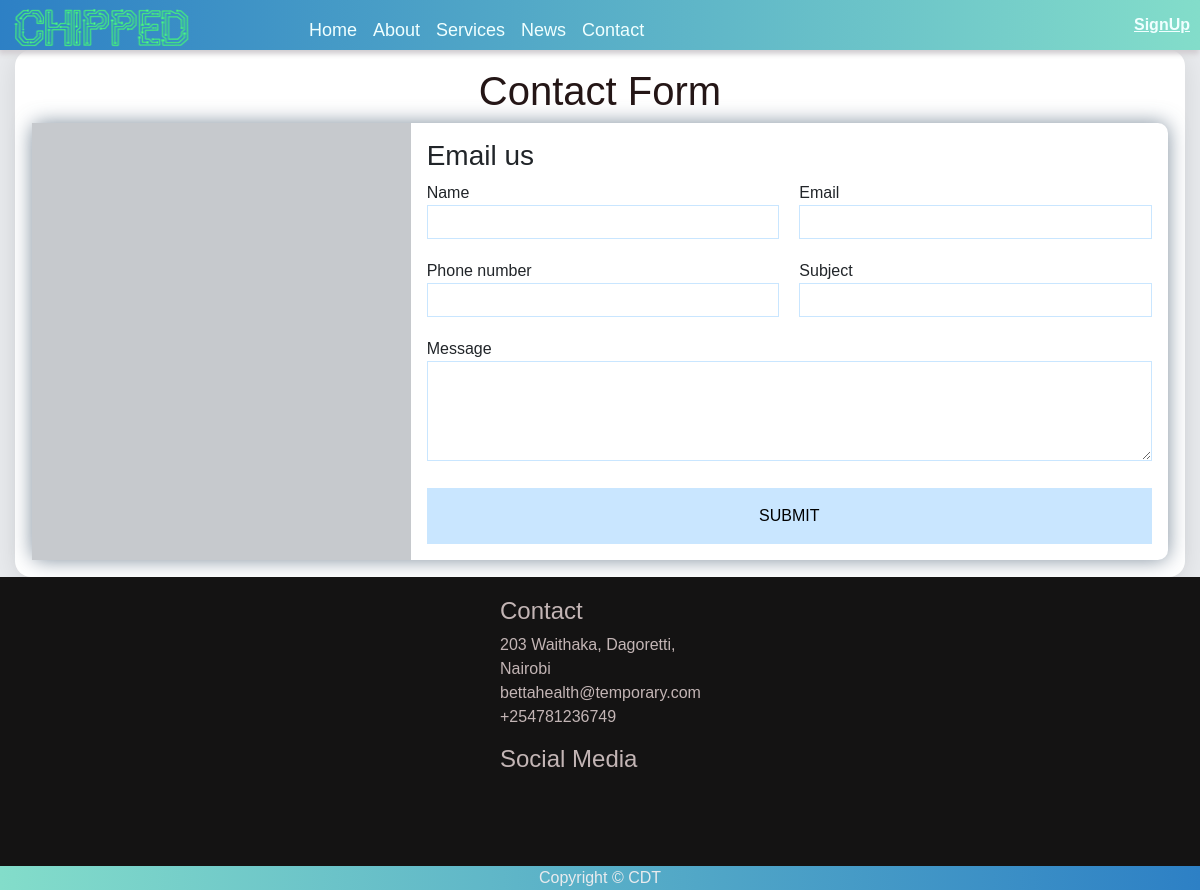
/contact_us/contact, run on the app's committed database.
### hospital_website/models/models.py (models this page shows, shortened)
class BaseData(models.Model):
    logo_img = models.ImageField(default='default.png', upload_to='company_Logo',null=True, blank=True)
    logo_name = models.CharField(default='Chipped', max_length=100, null=False)
    footer = models.CharField(default='Update Footer ', max_length=100, null=False)

### contact_us/views.py (the view, shortened to what this page needs)
# urls.py: path('contact', contact, name='contact'),
def contact(request):
    form = ContactForm()
    side_info = ContactSidebarCompanyInfo.objects.first()
    base = BaseData.objects.first() #for Base.html
    context = {
        'form': form,
        'side_info': side_info,
        'base': base,
    }
    return render(request, 'contact.html', context)

### contact_us/forms.py
class ContactForm(ModelForm):
    class Meta:
        model = contact
        fields = '__all__'

### templates/contact.html (shortened to what this page needs)
{% extends 'base.html' %}
{% load static %}
{% block css %}
<link rel="stylesheet" href="{% static 'css/contact.css' %}" type="text/css">
{% endblock css %}
{% block content %}
<section class="s2 contact ">
  <div id="contact-page" class="item container">
    <h1 class="brand"><span>Contact Form</span></h1>
    <div class="wrapper animated bounceInLeft ">
      <div class="company-info">
      </div>
      <div class="contact">
        <h3>Email us</h3>
        <form method="post">
          <p>
            <label for="id_name">Name</label>
            {{form.name}}
          </p>
          <p>
            <label for="id_email">Email</label>
            {{form.email}}
          </p>
          <p>
            <label for="id_phone_number">Phone number</label>
            {{form.phone_number}}
          </p>
          <p>
            <label for="id_subject">Subject</label>
            {{form.subject}}
          </p>
          <p class="full">
            <label for="id_message">Message</label>
            {{form.message}}
          </p>
          <p class="full">
            <button type="submit">Submit</button>
          </p>
        </form>
      </div>
    </div>
  </div>
</section>
{% endblock content%}

### templates/base.html (shortened to what this page needs)
<!DOCTYPE html> {% load static %}
<html lang="en">
<head>
    <link href="https://cdn.jsdelivr.net/npm/bootstrap@5.0.2/dist/css/bootstrap.min.css" rel="stylesheet"
>
        <link rel="stylesheet" href="https://cdn.jsdelivr.net/npm/bootstrap-icons@1.10.5/font/bootstrap-icons.css">
    <link rel="stylesheet" href="{% static 'css/style.css' %}" type="text/css">
    <link rel="stylesheet" href="{% static 'css/nav.css' %}" type="text/css">
    <link rel="stylesheet" href="{% static 'css/top-footer.css' %}" type="text/css">
    <link rel="stylesheet" href="{% static 'css/loading.css' %}">
    <link rel="stylesheet" href="{% static 'css/maicons.css' %}" type="text/css">
    <link rel="stylesheet" href="https://cdnjs.cloudflare.com/ajax/libs/font-awesome/6.2.0/css/all.min.css">
    {% block css %} {% endblock css %}
</head>
<body class="preload">
    <header class="header">
        <div id="logo">
            <a href="{% url 'main_index' %}">
                <span class="logo">
                    <img src="{{base.logo_img.url}}" width="180" height="40" alt="{{base.logo_name}}">
                </span>
            </a>
        </div>
        <div id="navbar_d">
            <div id="links">
                <a href="{% url 'main_index' %}">Home</a>
                <a href="{% url 'about' %}">About</a>
                <a href="{% url 'services' %}">Services</a>
                <a href="{% url 'blog:blog_home' %}">News</a>
                <a href="{% url 'contact' %}">Contact</a>
            </div>
        </div>
        <div class="user nav-item dropdown dashboard">
            {% if user.is_authenticated %}
            <a href="#" class="dropdown-toggle" type="button" id="dropdownMenuButton1" data-bs-toggle="dropdown"
                aria-expanded="false">
                <img src="{{user.profile.image.url}}" width="40" height="40" class="rounded-circle" alt="Avatar">
            </a>
            <div class="dropdown-menu">
                <a href="{% url 'profile' %}" class="dropdown-item"><i
                        class="fa fa-user"></i> Profile</a>
                <a href="{% url 'password_change' %}" class="dropdown-item"><i class="fa fa-sliders"></i> Change
                    password</a>
                <div class="divider dropdown-divider"></div>
                <a href="{% url 'logout' %}" class="dropdown-item"> Logout</a>
            </div>
            {% else %}
            <a href="{% url 'login' %}"> <span>SignUp</span> </a>
            {%endif %}
        </div>
    </header>
    <main class="containerl-xxl">
        {% block content %} {% endblock content %}
        <footer class="top-footer">
            <div class="f-contact">
                <div id="f-contact">
                    <h4>Contact</h4>
                    <ul>
                        <li>
                            203 Waithaka, Dagoretti, Nairobi
                        </li>
                        <li>
                            bettahealth@temporary.com
                        </li>
                        <li>+254781236749</li>
                    </ul>
                </div>
                <div id="f-socialmedia">
                    <h4>Social Media</h4>
                </div>
            </div>
        </footer>
        <footer class="mt3 text-center footer">
             Copyright © {{base.footer}}
        </footer>
    </main>
</body>
</html>

### static/css/style.css (style rules this page uses)
li { list-style: none; }
body { background-color: #e9ebee; --header-height: 50px; --footer-height: 22px; margin: var(--header-height) 0 var(--footer-height) 0; font-family: sans-serif; }
.s2 { height: inherit; }

### static/css/nav.css (style rules this page uses)
.header { position: fixed; padding: 0; top: 0; left: 0; width: 100%; height: var(--header-height) ; background: linear-gradient(to right, #2d80c5 0%, #83ddca 100%); display: grid; grid-template-columns: repeat(12, 1fr); gap: 12px; backdrop-filter: blur(3px); -webkit-backdrop-filter: blur(3px); z-index: 1000; }
#logo { grid-column: 6; margin: 0 auto; font-family: "Open Sans" sans-serif; font-size: 30px; font-weight: 700; color: #000; text-transform: uppercase; }
#logo a { text-decoration: none; }
.user { grid-column: 9; display: flex; align-items: center; }
.user a { color: azure; font-weight: 600; }
.footer { color: #e9ebee; position: fixed; bottom: 0; width: 100%; background: linear-gradient(to right, #83ddca 0%, #2d80c5 100%); z-index: 10; }
@media (min-width: 720px) { .header { display: grid; grid-template-columns: repeat(12, 1fr); gap: 12px; justify-content: start; align-items: center; min-height: var(--header-height); z-index: 1000; background-color: rgba(1, 2, 4, 0.7); grid-gap: 1em; padding: 0 10px; -webkit-box-shadow: -1px 4px 5px 0px rgba(209, 205, 209, 1); -moz-box-shadow: -1px 4px 5px 0px rgba(209, 205, 209, 1); box-shadow: -1px 4px 5px 0px rgba(209, 205, 209, 1); } }
@media (min-width: 720px) { #logo { grid-column: 1 / span 2; } }
@media (min-width: 720px) { #navbar_d { grid-column: 4 / span 5; } }
@media (min-width: 720px) { .user { grid-column: 11/ span 2; display: inline-flex; justify-content: right; } }
@media (min-width: 720px) { #logo { display:grid; margin-top:10; font-family: "Open Sans" sans-serif; font-size: 30px; font-weight: 700; color: #000; text-transform: uppercase; } }
@media (min-width: 720px) { #links { display:grid; padding-top: 10px; align-items: center; grid-auto-flow: column; grid-gap: 1em; width: fit-content; } }
@media (min-width: 720px) { #links a { color: azure; font-family: "Open Sans" sans-serif; font-size: 18px; text-decoration: none; } }

### static/css/top-footer.css (style rules this page uses)
ul { padding-left: 0; }
.top-footer { display: grid; grid-template-columns: repeat(auto-fit, 200px); gap:30px; justify-content: center; padding-bottom: 70px; grid-auto-flow: dense; background-color: rgb(20, 19, 19); color: #c3b5b5; padding-top: 20px; position: relative; z-index: 2; }
.top-footer div { display: flex; flex-direction: column; width: fit-content; }

### static/css/contact.css (style rules this page uses)
section { display: flex; flex-direction: row; }
#contact-page { background: white; border-radius: 16px; box-shadow: 0 4px 30px rgba(0, 0, 0, 0.1); border: 1px solid rgba(255, 255, 255, 0.27); max-width: 1170px; margin-left: auto; margin-right: auto; padding: 1em; }
.brand { text-align: center; }
.brand span { color: rgb(36, 22, 22); }
.wrapper { box-shadow: 0 0 20px 0 rgba(72,94, 116, 0.7); border-radius: 10px; }
.wrapper > * { padding: 1em; }
.company-info { background: #c6c9cd; }
.contact form { display:grid; grid-template-columns: 1fr 1fr; grid-gap:20px; }
.contact form label { display: block; }
.contact form p { margin: 0 ; }
.full { grid-column: 1/ 3 }
.contact form button, .contact form input, .contact form textarea { width: 100%; padding: 1em; border: 1px solid #c9e6ff; }
.contact form button { background: #c9e6ff; border: 0; text-transform: uppercase; }
.contact p input { height: 10px; }
#id_message { height: 100px; width: 100%; }
@media (min-width: 700px) { .wrapper { display: grid; grid-template-columns: 1fr 2fr; } }
@media (min-width: 700px) { .wrapper > * { padding: 1em; } }

### data on the page
BaseData: logo_img (picture), footer "CDT"
